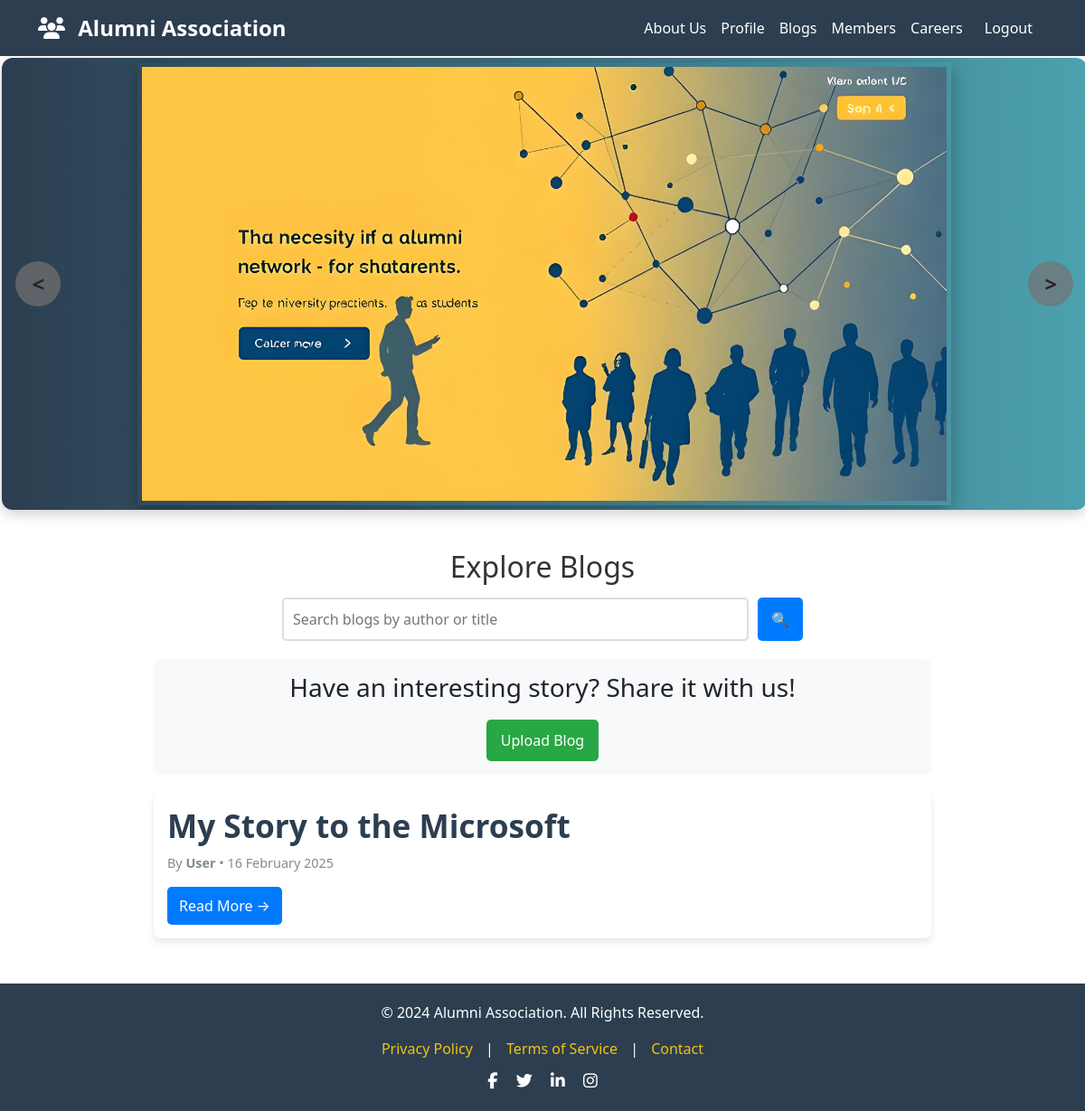
The page /blogs (signed in) on the database as committed earlier.
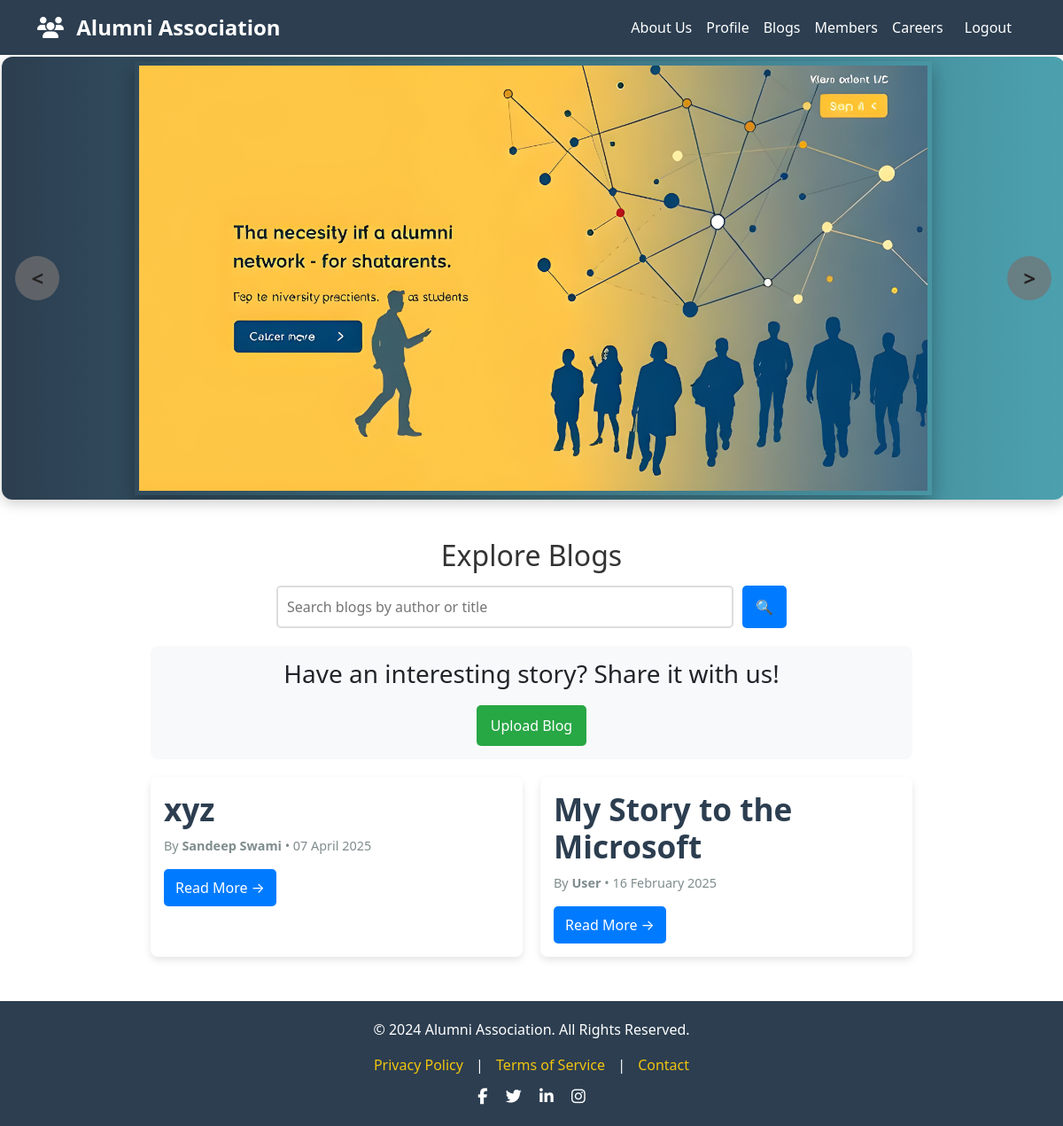
The same page on the database as committed later.
### website/models.py (models this page shows, shortened)
class Blog(db.Model):
    id = db.Column(db.Integer, primary_key=True)
    title = db.Column(db.String(200), nullable=False)
    content = db.Column(db.Text, nullable=False)
    created_at = db.Column(db.DateTime, default=datetime.utcnow)
    author_id = db.Column(db.Integer, db.ForeignKey('member.id'), nullable=False)
    author = db.relationship('Member', backref='blogs')

class Member(db.Model):
    id = db.Column(db.Integer, primary_key=True)
    name = db.Column(db.String(150), nullable=True,default="User")
    batch = db.Column(db.String(50), nullable=True)
    specialization = db.Column(db.String(100), nullable=True)
    department = db.Column(db.String(100), nullable=True)
    profile_pic = db.Column(db.String(255), default='default.jpg')
    contact = db.Column(db.String(20), nullable=True)
    email = db.Column(db.String(150), unique=True, nullable=False)
    achievements = db.Column(db.Text, nullable=True,default="NONE")
    experiences = db.Column(db.Text, nullable=True,default="NONE")
    hobbies = db.Column(db.Text, nullable=True,default="NONE")
    reviews = db.relationship('Reviews', backref='member', lazy=True, cascade="all, delete")
    projects = db.relationship('Project', backref='member', lazy=True)
    events = db.relationship('Events', backref='member', lazy=True)
    Profile_pic = db.relationship('img',backref='member',lazy=True)
    sent_messages = db.relationship('ChatMessage', foreign_keys='ChatMessage.sender_id', backref='message_sender', lazy=True, cascade="all, delete")
    received_messages = db.relationship('ChatMessage', foreign_keys='ChatMessage.receiver_id', backref='message_receiver', lazy=True, cascade="all, delete")
    friends = db.relationship(
        'Member',
        secondary=friends_association,
        primaryjoin=(friends_association.c.member_id == id),
        secondaryjoin=(friends_association.c.friend_id == id),
        backref='friend_of',
        lazy='dynamic'
    )

### website/views.py (the view)
@views.route('/blogs', methods=['GET', 'POST'])
@login_required
def blogs():
    search_query = request.args.get('search', '')
    if search_query:
        all_blogs = Blog.query.join(Member).filter(
            (Blog.title.ilike(f'%{search_query}%')) |
            (Member.name.ilike(f'%{search_query}%'))
        ).order_by(Blog.created_at.desc()).all()
    else:
        all_blogs = Blog.query.order_by(Blog.created_at.desc()).all()
    return render_template('blog.html', user=current_user,
                           blogs=all_blogs, search_query=search_query)

### website/templates/blog.html (shortened to what this page needs)
{% extends "layout.html" %}
{% block body %}
<link rel="stylesheet" href="{{ url_for('static', filename='blog.css') }}">
<div class="blog-page-container">
    <h1 class="page-title">Explore Blogs</h1>
    <form method="GET" action="{{ url_for('views.blogs') }}" id="search-form" class="search-form">
        <input type="text" name="search" placeholder="Search blogs by author or title" value="{{ search_query }}" class="search-input">
        <button type="submit" class="search-btn">🔍</button>
    </form>
    <div class="upload-card">
        <h3>Have an interesting story? Share it with us!</h3>
        <a href="{{ url_for('views.upload_blog') }}" class="btn upload-btn">Upload Blog</a>
    </div>
    <div class="blogs-container">
        {% if blogs %}
            {% for blog in blogs %}
            <div class="blog-card">
                <h3 class="blog-title">{{ blog.title }}</h3>
                <p class="blog-meta">By <strong>{{ blog.author.name }}</strong> • {{ blog.created_at.strftime('%d %B %Y') }}</p>
                <a href="{{ url_for('views.blog_details', blog_id=blog.id) }}" class="btn read-more-btn">Read More →</a>
            </div>
            {% endfor %}
        {% else %}
            <p class="no-blogs">No blogs found. Try searching with different keywords.</p>
        {% endif %}
    </div>
</div>
{% endblock %}

Rows that differ between the two databases and show on the page:
added Blog: title "xyz", author.name "Sandeep Swami", created_at "07 April 2025"
